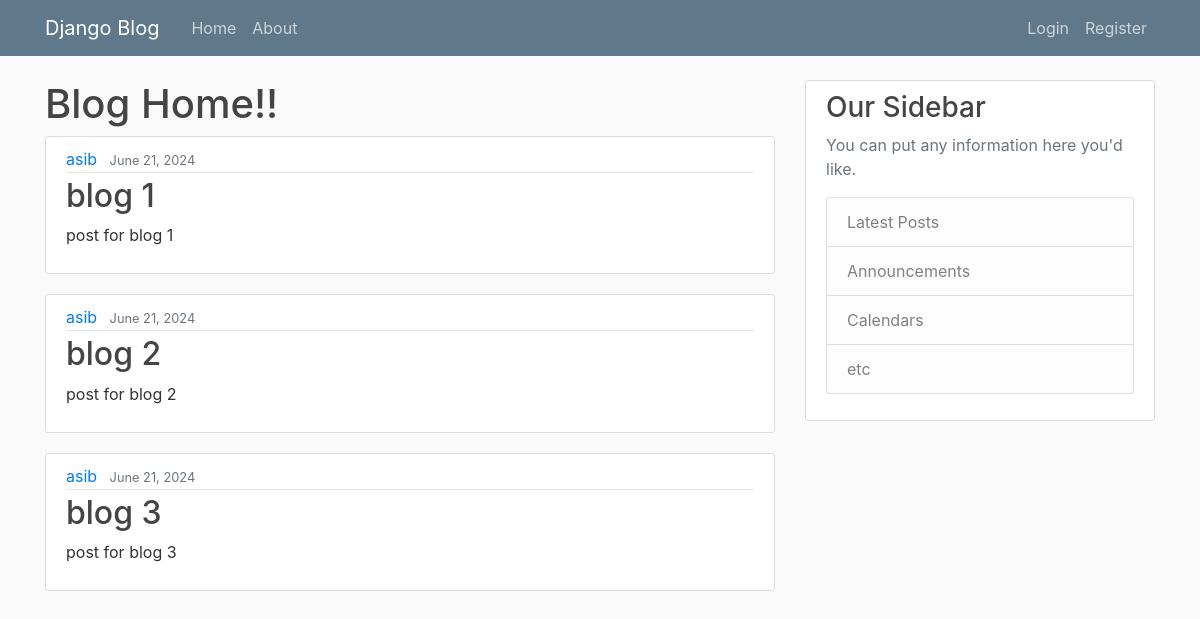
The app's page /, older data.
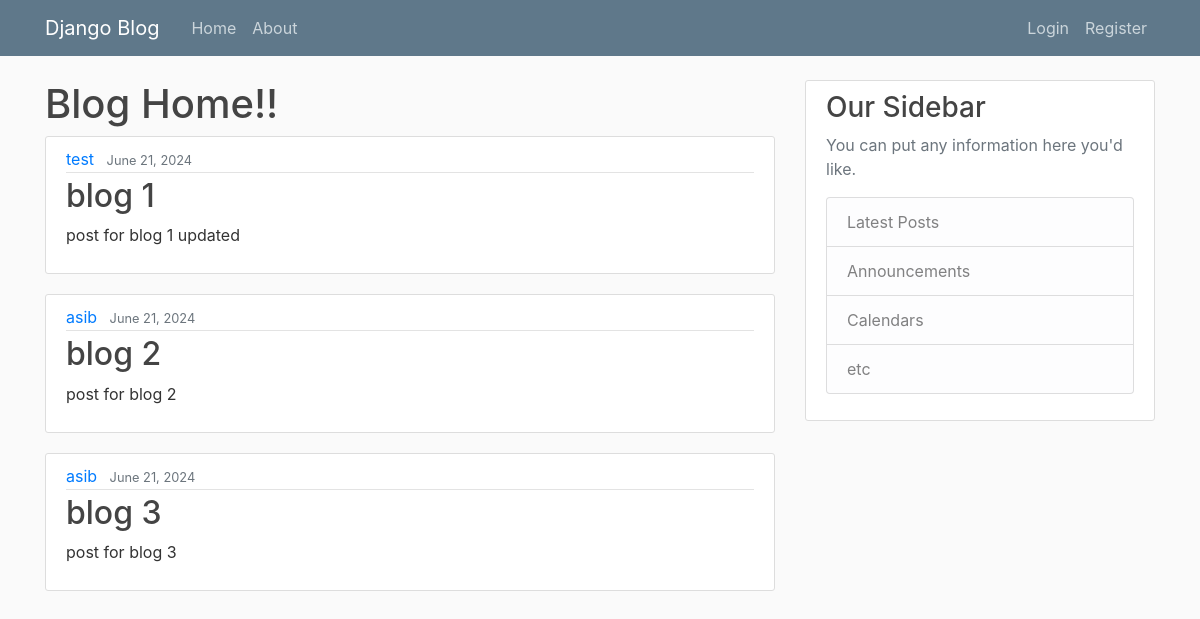
The same page, newer data.
### blog/models.py (models this page shows, shortened)
class Post(models.Model):
    title = models.CharField(max_length=100)
    content = models.TextField()
    post_time = models.DateTimeField(default=timezone.now)
    auth = models.ForeignKey(User, on_delete=models.CASCADE)

### blog/views.py (the view)
# urls.py: path('', views.home, name='blog-home'),
def home(request):
    context = {'posts': Post.objects.all()}
    return render(request, 'blog/home.html', context)

### blog/templates/blog/home.html
{%extends 'blog/base.html'%}
{%block content%}
    <h1>Blog Home!!</h1>
    {%for post in posts%}
        <article class="media content-section">
            <div class="media-body">
            <div class="article-metadata">
                <a class="mr-2" href="#">{{ post.auth }}</a>
                <small class="text-muted">{{ post.post_time|date:"F d, Y" }}</small>
            </div>
            <h2><a class="article-title" href="#">{{ post.title }}</a></h2>
            <p class="article-content">{{ post.content }}</p>
            </div>
        </article>
    {%endfor%}
{%endblock content%}

Row changes from the older to the newer data that the page shows:
changed Post "blog 1": auth "asib" → "test"; content "post for blog 1" → "post for blog 1 updated"
